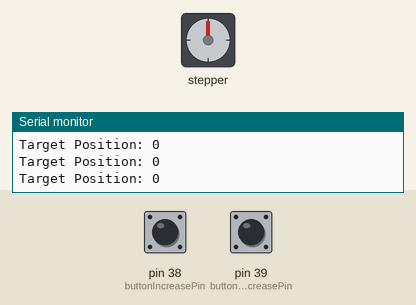
This sketch was run on a simulated Arduino Mega 2560, built with avr-gcc and run on an emulated ATmega2560. Shown: stepper motor, the last lines printed to the serial monitor. Inputs (shaded band) come from the test bench; at power-on: pin 38 (buttonIncreasePin) HIGH, pin 39 (buttonDecreasePin) HIGH. Stepper angles assume 200 steps per turn.

Above: at 1.2 s.
1.3 s: pin 38 (buttonIncreasePin) pulled LOW for 0.15 s
At 2.3 s:
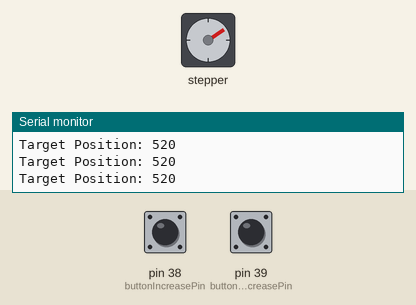
2.9 s: pin 39 (buttonDecreasePin) pulled LOW for 0.15 s
At 3.5 s:
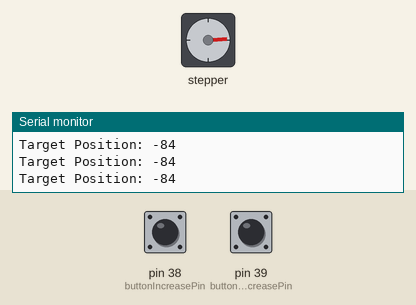
4.5 s: pin 38 (buttonIncreasePin) pulled LOW for 1 s
At 6.0 s:
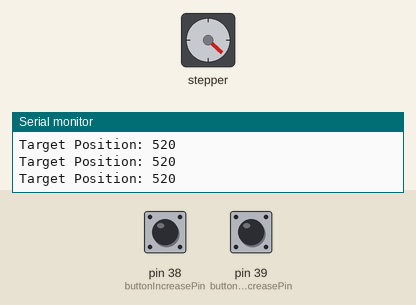
7.0 s: pin 39 (buttonDecreasePin) pulled LOW for 3.2 s
At 10.7 s:
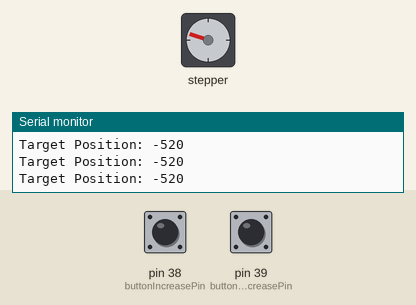
11.7 s: pin 39 (buttonDecreasePin) pulled LOW for 1 s
At 13.8 s:
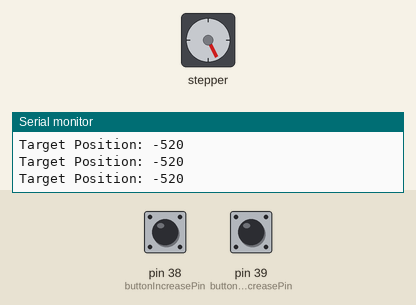
14.2 s: pin 38 (buttonIncreasePin) pulled LOW for 0.15 s
At 15.7 s:
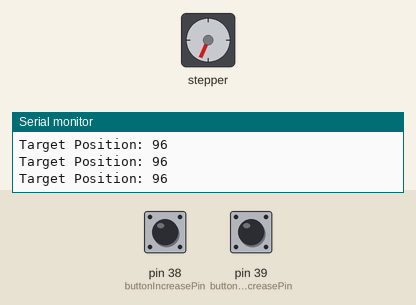
Timing chart, 0 to 16.8 s (numbered marks = the images above; inputs shaded):
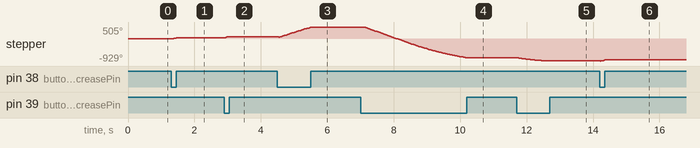

The sketch:

BUTTON_STEPS_2.ino
```cpp
#include <AccelStepper.h>

// Stepper motor connection pins
// #define dirPin 2
// #define stepPin 3

// // Button pins
// #define buttonIncreasePin 36
// #define buttonDecreasePin 37


// // Stepper motor connection pins
#define dirPin 6
#define stepPin 7

// Button pins
#define buttonIncreasePin 38
#define buttonDecreasePin 39


// Motor interface type (Driver with Step and Direction)
#define motorInterfaceType 1

// Define steps per revolution (e.g., 200 steps for a 1.8° step angle motor)
#define stepsPerRevolution 200

// Create an instance of AccelStepper
AccelStepper stepper(motorInterfaceType, stepPin, dirPin);

int potPin = A0; // Potentiometer connected to analog pin A0
int potValue = 0; // Variable to store potentiometer value

long targetPosition = 0; // Target position (in steps)
const long maxSteps = 520; // Maximum steps
const long minSteps = -520;   // Minimum steps

void setup() {
  // Set max speed and acceleration for the stepper motor
  stepper.setMaxSpeed(300);  // Max speed in steps per second
  stepper.setAcceleration(100); // Acceleration in steps per second^2

  // Initialize button pins
  pinMode(buttonIncreasePin, INPUT_PULLUP);
  pinMode(buttonDecreasePin, INPUT_PULLUP);

  Serial.begin(9600);  // Initialize serial for debugging
}

void loop() {


  // Check button inputs
  while (digitalRead(buttonIncreasePin) == LOW) {
    targetPosition += 1; // Increase position by 10 steps
    if (targetPosition > maxSteps) targetPosition = maxSteps;
    // Move to the target position
  stepper.moveTo(targetPosition);
  stepper.run();  // Keep running the motor towards the target

    // delay(10); // Debounce delay
  }

  while (digitalRead(buttonDecreasePin) == LOW) {
    targetPosition -= 1; // Decrease position by 10 steps
    if (targetPosition < minSteps) targetPosition = minSteps;
    // Move to the target position
  stepper.moveTo(targetPosition);
  stepper.run();  // Keep running the motor towards the target

    // delay(10); // Debounce delay
  }

  Serial.print("Target Position: ");
  Serial.println(targetPosition);


}
```

Measured:
- after the input at 1.3 s, stepper: turns 57° clockwise in 0.14 s, starting at once
- after the input at 2.9 s, stepper: turns 36° clockwise in 0.09 s, then 7° counter-clockwise in 0.01 s
- after the input at 7.0 s, stepper: turns 12° clockwise in 0.04 s, then 1297° counter-clockwise in 3.1 s
- after the input at 11.7 s, stepper: turns 135° counter-clockwise in 0.99 s, starting at once
